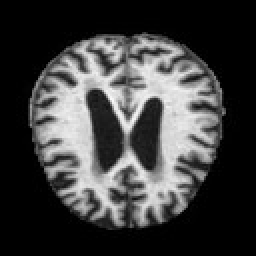
#> input picture kaggleDataset2/MildDemented/mild_133.jpg, 128 x 128 px (shown 2 times larger); its folder holds 3 pictures in this run
$ jupyter execute MLC2.ipynb
#> lines starting #> are read from the running program, lines starting #| are printed output that depends on the picture
[cell 1]
import os
import numpy as np
import matplotlib.pyplot as plt
import seaborn as sns
from skimage import io, color, feature
from sklearn.model_selection import train_test_split
from sklearn.svm import SVC
from sklearn.metrics import classification_report, confusion_matrix

[cell 2]
dataset_dir = 'kaggleDataset2/'

[cell 3]
img_paths = []
labels = []

[cell 4]
# Iterate over the directories in the dataset directory
for label in os.listdir(dataset_dir):
    label_dir = os.path.join(dataset_dir, label)
    if os.path.isdir(label_dir):
        # Iterate over the image files in each label directory
        for img_file in os.listdir(label_dir):
            img_path = os.path.join(label_dir, img_file)
            img_paths.append(img_path)
            labels.append(label)

[cell 5]
# Preprocess images and compute HOG features
# Preprocess images and compute HOG features
hog_features = []
for img_path in img_paths:
    img = io.imread(img_path)
#> img is the input picture: shape (128, 128); min 0, max 249, mean 62.5
    if img.ndim == 3:  # Convert RGB to grayscale
        img = color.rgb2gray(img)
    hog_feature = feature.hog(img, orientations=9, pixels_per_cell=(4, 4),
                              cells_per_block=(2, 2), block_norm='L2-Hys')
    hog_features.append(hog_feature)

[cell 6]
# Split data into training and testing sets
X_train, X_test, y_train, y_test = train_test_split(hog_features, labels, test_size=0.2, random_state=42)

[cell 7]
# Train SVM classifier for linear kernel
svm_classifier1 = SVC(kernel='linear')
svm_classifier1.fit(X_train, y_train)


# Predict on testing set
y_pred = svm_classifier1.predict(X_test)

# Evaluate the model
print(classification_report(y_test, y_pred))

# Compute confusion matrix
conf_matrix1 = confusion_matrix(y_test, y_pred)

# Define your classes
classes = ['MildDemented', 'ModerateDemented', 'NonDemented', 'VeryMildDemented']

# Plot confusion matrix
plt.figure(figsize=(8, 6))
sns.heatmap(conf_matrix1, annot=True, fmt='d', cmap='Blues',
            xticklabels=classes, yticklabels=classes)
plt.xlabel('Predicted labels')
plt.ylabel('True labels')
plt.title('Confusion Matrix')
plt.show()
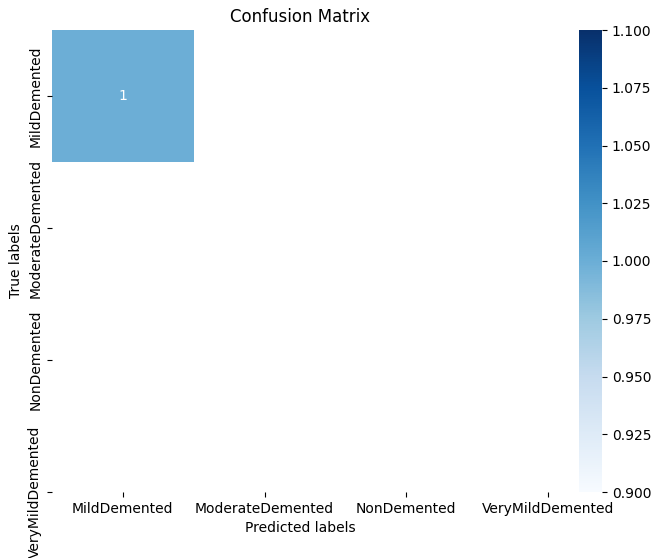
#> figure drawn by matplotlib, 2 panels
# Calculate accuracy for each class
class_accuracy = conf_matrix1.diagonal() / conf_matrix1.sum(axis=1)

# Print accuracy for each class
for idx, accuracy in enumerate(class_accuracy):
    print(f"Accuracy for class {idx}: {accuracy}")

[cell 8]
svm_classifier2 = SVC(kernel='rbf')
svm_classifier2.fit(X_train, y_train)

# Predict on testing set
y_pred = svm_classifier2.predict(X_test)

# Evaluate the model
print(classification_report(y_test, y_pred))

# Compute confusion matrix
conf_matrix2 = confusion_matrix(y_test, y_pred)

# Define your classes
classes = ['MildDemented', 'ModerateDemented', 'NonDemented', 'VeryMildDemented']

# Plot confusion matrix
plt.figure(figsize=(8, 6))
sns.heatmap(conf_matrix2, annot=True, fmt='d', cmap='Blues',
            xticklabels=classes, yticklabels=classes)
plt.xlabel('Predicted labels')
plt.ylabel('True labels')
plt.title('Confusion Matrix')
plt.show()
# Calculate accuracy for each class
class_accuracy = conf_matrix2.diagonal() / conf_matrix2.sum(axis=1)

# Print accuracy for each class
for idx, accuracy in enumerate(class_accuracy):
    print(f"Accuracy for class {idx}: {accuracy}")

[cell 9]
svm_classifier3 = SVC(kernel='poly', degree=3)
svm_classifier3.fit(X_train, y_train)

# Predict on testing set
y_pred = svm_classifier3.predict(X_test)

# Evaluate the model
print(classification_report(y_test, y_pred))

# Compute confusion matrix
conf_matrix3 = confusion_matrix(y_test, y_pred)

# Define your classes
classes = ['MildDemented', 'ModerateDemented', 'NonDemented', 'VeryMildDemented']

# Plot confusion matrix
plt.figure(figsize=(8, 6))
sns.heatmap(conf_matrix3, annot=True, fmt='d', cmap='Blues',
            xticklabels=classes, yticklabels=classes)
plt.xlabel('Predicted labels')
plt.ylabel('True labels')
plt.title('Confusion Matrix')
plt.show()
# Calculate accuracy for each class
class_accuracy = conf_matrix3.diagonal() / conf_matrix3.sum(axis=1)

# Print accuracy for each class
for idx, accuracy in enumerate(class_accuracy):
    print(f"Accuracy for class {idx}: {accuracy}")
